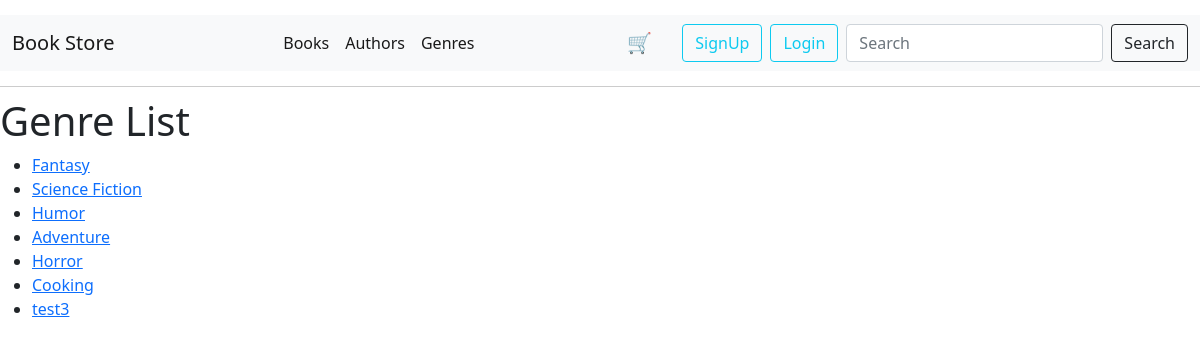
/genres/, run on an earlier commit of the app's database.
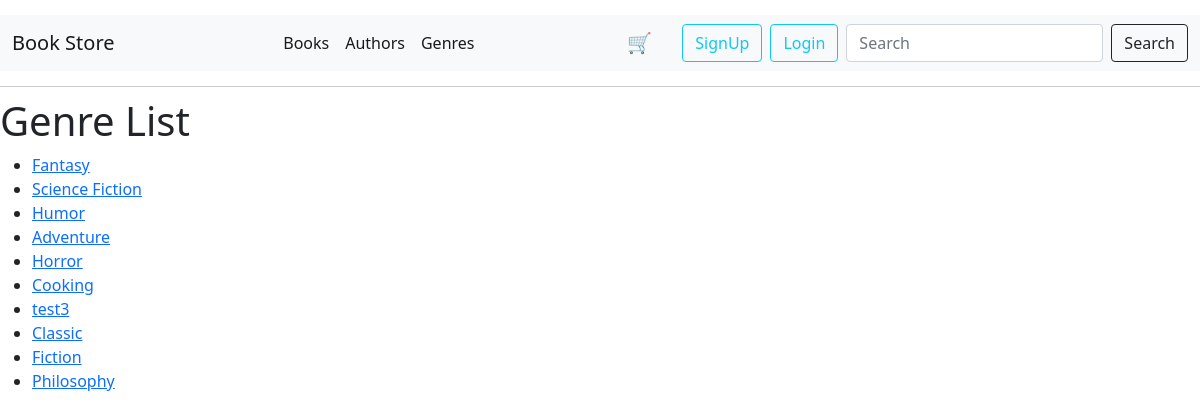
And on a later commit of the database.
### catalog/models.py (models this page shows, shortened)
class Genre(models.Model):
    name = models.CharField(max_length=100, help_text="Enter a book genre (e.g. Fantasy)")
    def get_absolute_url(self):
        return reverse("genre-details", args=[str(self.pk)])

### catalog/views.py (the view)
# urls.py: path("genres/", views.genre_list, name="genre-list"),
def genre_list(request):
    genres = Genre.objects.all()
    return render(request, "catalog/genre_list.html", {"genres": genres})

### catalog/templates/catalog/genre_list.html
{% extends "base.html" %}
{% block content %}
<h1>Genre List</h1>
{% if genres %}
<ul>
    {% for genre in genres %}
    <li>
        <a href="{{ genre.get_absolute_url }}">{{ genre.name }}</a>
    </li>
    {% endfor %}
</ul>
{% else %}
<p>There are no genres to display.</p>
{% endif %}
{% endblock %}

What changed in the data, as far as the page shows it:
added Genre: name "Classic"
added Genre: name "Fiction"
added Genre: name "Philosophy"
